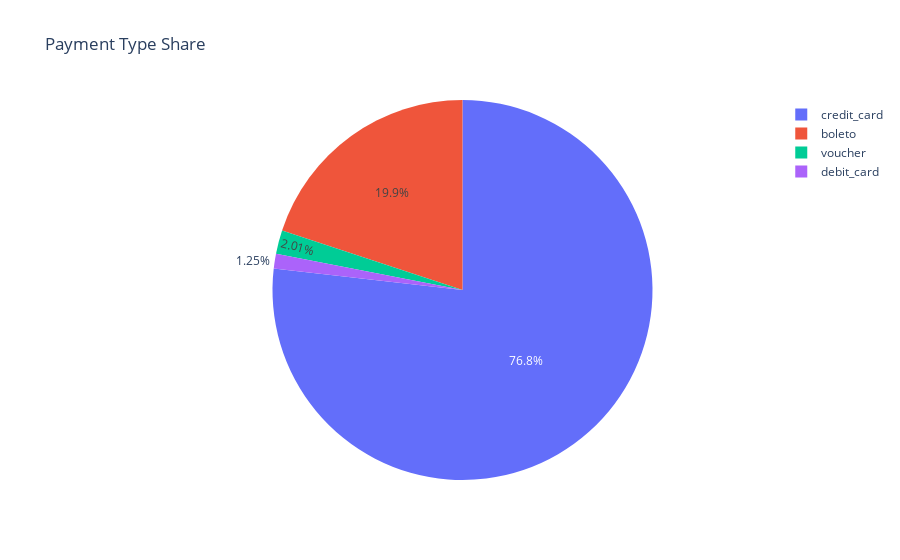

Notebook code cell kept with this figure:
### Markdown cell above
##### 7. payment type Analysis

### Code cell
payment_summary = df.groupby('payment_type')['payment_value'].sum().reset_index().sort_values('payment_type',ascending=False)

fig = px.pie(payment_summary,names ='payment_type',values='payment_value',title="Payment Type Share")
fig.show()

### Figure 1 — Plotly figure (JSON) as saved in the notebook; plotly's stock layout.template omitted (floating-point values rounded to 4 significant figures)
{"data": [{"domain": {"x": [0, 1], "y": [0, 1]}, "hovertemplate": "payment_type=%{label}<br>payment_value=%{value}<extra></extra>", "labels": ["voucher", "debit_card", "credit_card", "boleto"], "legendgroup": "", "name": "", "showlegend": true, "type": "pie", "values": [399000.0, 247100.0, 15230000.0, 3950000.0]}], "layout": {"legend": {"tracegroupgap": 0}, "title": {"text": "Payment Type Share"}}}
